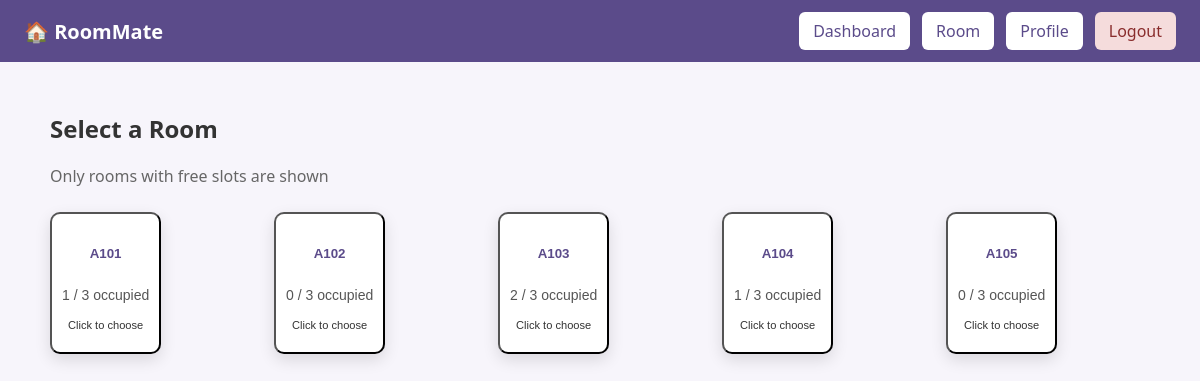
/choose-room/floor/1 (signed in), run on the app's committed database.
### tables this page shows
CREATE TABLE rooms (
    id INTEGER PRIMARY KEY AUTOINCREMENT,
    hostel_id INTEGER NOT NULL,
    floor_id INTEGER NOT NULL,
    room_number TEXT NOT NULL,
    capacity INTEGER DEFAULT 3,
    is_locked INTEGER DEFAULT 0
);

### app.py (the view)
@app.route("/choose-room/floor/<int:floor_id>")
@no_room_assigned_required
@login_required
def choose_room_floor(floor_id):
    rooms = occupancy_db.execute("""
        SELECT r.id, r.room_number, r.capacity,
               COUNT(rm.student_id) AS occupied
        FROM rooms r
        LEFT JOIN room_members rm ON r.id = rm.room_id
        WHERE r.floor_id = ?
        GROUP BY r.id
        HAVING occupied < r.capacity
    """, floor_id)
    return render_template(
        "choose_room.html",
        rooms=rooms,
        floor_id=floor_id
    )

### app.py (called while the page is built)
def no_room_assigned_required(f):
    @wraps(f)
    def wrapper(*args, **kwargs):
        user_id = session.get("user_id")
        if not user_id:
            return redirect("/login")
        if occupancy_db.execute(
            "SELECT 1 FROM room_members WHERE student_id = ?",
            user_id
        ):
            return redirect("/dashboard")
        return f(*args, **kwargs)
    return wrapper

### helpers.py (called while the page is built)
def login_required(f):
    @wraps(f)
    def decorated_function(*args, **kwargs):
        if session.get("user_id") is None:
            return redirect("/login")
        return f(*args, **kwargs)
    return decorated_function

### templates/choose_room.html (shortened to what this page needs)
{% extends "layout.html" %}
{% block content %}
<h2>Select a Room</h2>
<p class="subtitle">Only rooms with free slots are shown</p>
<div class="grid small">
{% for room in rooms %}
    <form method="post" action="/assign-room/{{ room.id }}">
        <button type="submit" class="tile room-tile selectable">
            <div class="tile-label">{{ room.room_number }}</div>
            <p>{{ room.occupied }} / {{ room.capacity }} occupied</p>
            <small>Click to choose</small>
        </button>
    </form>
{% endfor %}
</div>
{% endblock %}

### static/css/styles.css (style rules this page uses)
body { margin: 0; font-family: "Segoe UI", Arial, sans-serif; background-color: #f7f5fb; color: #333; }
.grid { display: grid; grid-template-columns: repeat(auto-fit, minmax(220px, 1fr)); gap: 20px; margin-top: 20px; }
.grid.small { grid-template-columns: repeat(auto-fit, minmax(160px, 1fr)); }
.tile { background: white; border-radius: 10px; overflow: hidden; text-align: center; box-shadow: 0 6px 16px rgba(0,0,0,0.12); transition: transform 0.2s; color: #333; }
.tile-label { padding: 12px; font-weight: 600; color: #5b4b8a; }
.room-tile { padding: 20px 10px; }
.room-tile p { font-size: 14px; color: #555; }
.subtitle { color: #666; margin-bottom: 25px; }

### data on the page
rooms: room_number "A101", occupied "1", capacity "3"
rooms: room_number "A102", occupied "0", capacity "3"
rooms: room_number "A103", occupied "2", capacity "3"
rooms: room_number "A104", occupied "1", capacity "3"
rooms: room_number "A105", occupied "0", capacity "3"
